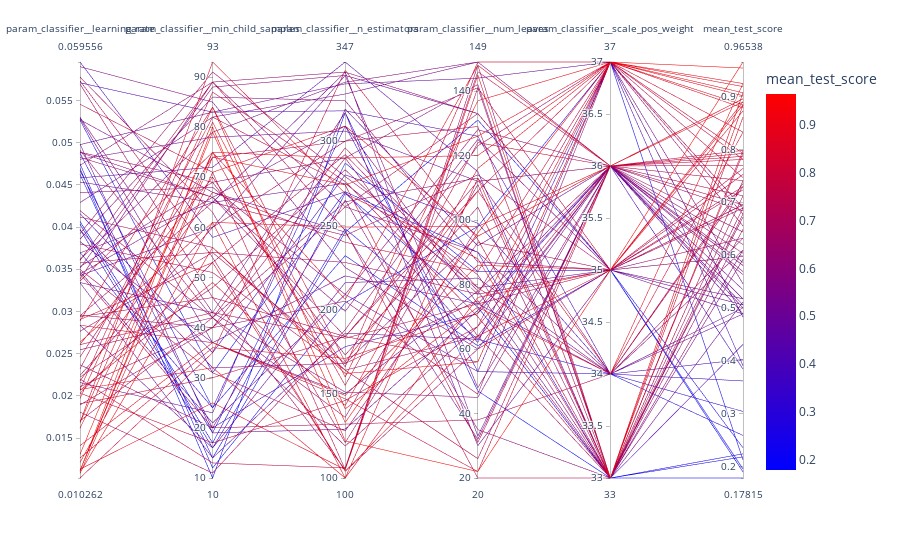

The notebook cell saved with this chart:
### Code cell
results_df = pd.DataFrame(random_search_light.cv_results_)
param_cols = [col for col in results_df.columns if col.startswith('param_')]
iv.plot_parallel_coordinates(results_df, dimensions=param_cols)
